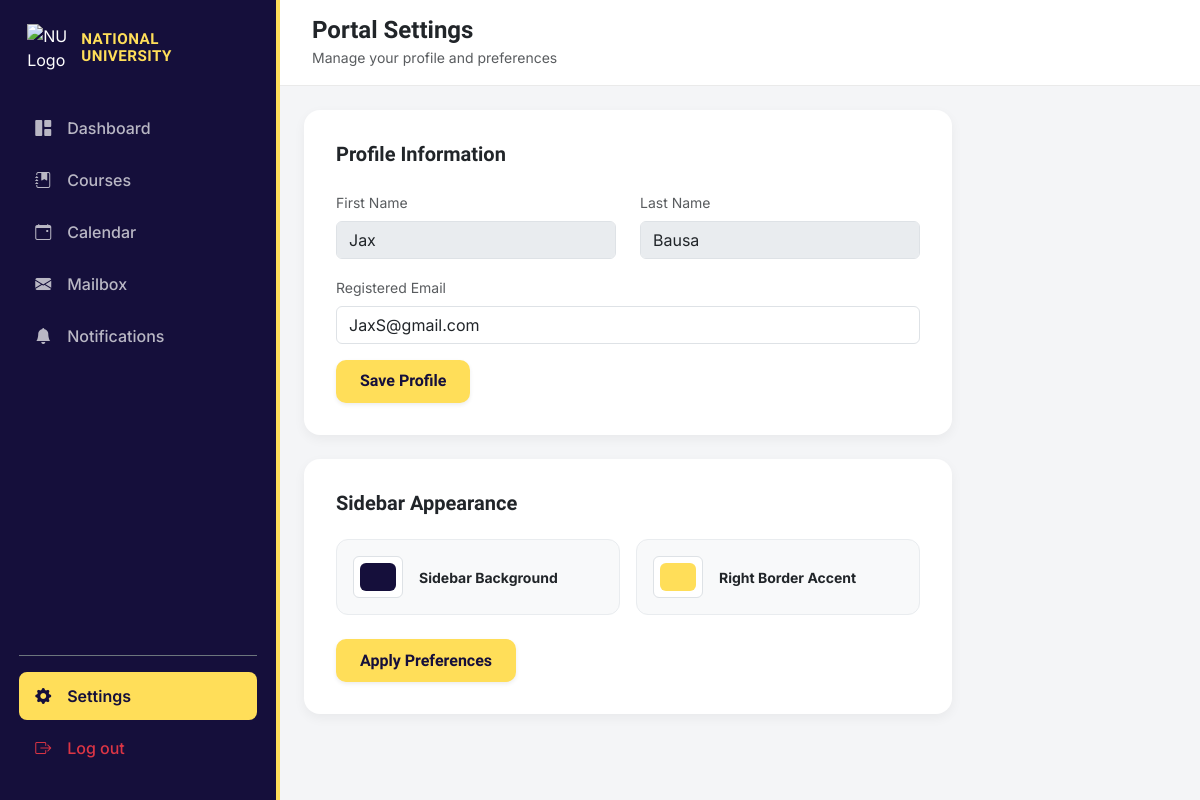
Page /settings (signed in) on the committed database.
### tables this page shows
CREATE TABLE users (
                id INTEGER PRIMARY KEY AUTOINCREMENT,
                firstname TEXT NOT NULL,
                lastname TEXT NOT NULL,
                email TEXT UNIQUE NOT NULL,
                password_hash TEXT NOT NULL,
                salt TEXT NOT NULL,
                role TEXT NOT NULL,
                gender TEXT,
                created_at TIMESTAMP DEFAULT CURRENT_TIMESTAMP
            );

### app.py (the view)
@app.route("/settings.html", methods=["GET", "POST"])
@app.route("/settings", methods=["GET", "POST"])
def settings():
    if "user_id" not in session: return redirect(url_for("login"))
    user_id = session["user_id"]
    with closing(get_connection()) as conn:
        cursor = conn.cursor()
        if request.method == "POST":
            cursor.execute("UPDATE users SET email = ? WHERE id = ?", (request.form.get("email"), user_id))
            conn.commit()
            flash("Profile updated successfully!", "success")
        cursor.execute("SELECT * FROM users WHERE id = ?", (user_id,))
        current_user = cursor.fetchone()
    return render_template("settings.html", user=current_user)

### db_models.py (called while the page is built)
def get_connection():
    if DATABASE_URL:
        import psycopg2
        import psycopg2.extras
        conn = psycopg2.connect(DATABASE_URL, cursor_factory=psycopg2.extras.DictCursor)
        return PostgresConnectionWrapper(conn)
    else:
        conn = sqlite3.connect("lms_mock.db")
        conn.row_factory = sqlite3.Row
        return conn

### templates/settings.html (shortened to what this page needs)
<!DOCTYPE html>
<html lang="en">
<head>
    <link href="https://cdn.jsdelivr.net/npm/bootstrap@5.3.0/dist/css/bootstrap.min.css" rel="stylesheet">
    <link rel="stylesheet" href="https://cdn.jsdelivr.net/npm/bootstrap-icons@1.11.0/font/bootstrap-icons.css">
</head>
<body>
<div class="app-wrapper">
    <div class="sidebar" id="sidebarElement">
        <div>
            <div class="sidebar-brand">
                <img src="https://dboqplvzu03z6.cloudfront.net/web/production/assets/contact-us-28ccf43265607ced3608c2c88d671ec8dbd210613cbb4042c0de3085f8c554f7.webp" alt="NU Logo">
                <div class="brand-text">NATIONAL<br>UNIVERSITY</div>
            </div>
            <div class="nav flex-column">
                <a href="{{ url_for('dashboard') }}" class="nav-link-custom"><i class="bi bi-grid-1x2-fill"></i> Dashboard</a>
                <a href="{{ url_for('courses') }}" class="nav-link-custom"><i class="bi bi-journal-bookmark-fill"></i> Courses</a>
                <a href="{{ url_for('calendar') }}" class="nav-link-custom"><i class="bi bi-calendar-event"></i> Calendar</a>
                <a href="{{ url_for('mailbox') }}" class="nav-link-custom"><i class="bi bi-envelope-fill"></i> Mailbox</a>
                <a href="{{ url_for('notifications') }}" class="nav-link-custom"><i class="bi bi-bell-fill"></i> Notifications</a>
            </div>
        </div>
        <div class="nav flex-column border-top border-secondary pt-3">
            <a href="{{ url_for('settings') }}" class="nav-link-custom active"><i class="bi bi-gear-fill"></i> Settings</a>
            <a href="{{ url_for('logout') }}" class="nav-link-custom text-danger"><i class="bi bi-box-arrow-right"></i> Log out</a>
        </div>
    </div>
    <div class="main-content">
        <div class="top-navbar">
            <div>
                <h4 class="main-title mb-0 text-dark">Portal Settings</h4>
                <small class="text-muted">Manage your profile and preferences</small>
            </div>
        </div>
        <div class="p-4">
            <div class="row g-4">
                <div class="col-md-9">
                    <div class="card-custom mb-4">
                        <h5 class="main-title fw-bold text-dark mb-4">Profile Information</h5>
                        <form action="{{ url_for('settings') }}" method="POST">
                            <div class="row mb-3">
                                <div class="col-md-6"><label class="form-label small text-muted">First Name</label><input type="text" class="form-control" value="{{ user.firstname }}" disabled></div>
                                <div class="col-md-6"><label class="form-label small text-muted">Last Name</label><input type="text" class="form-control" value="{{ user.lastname }}" disabled></div>
                            </div>
                            <div class="mb-3"><label class="form-label small text-muted">Registered Email</label><input type="email" name="email" class="form-control" value="{{ user.email }}"></div>
                            <button type="submit" class="btn btn-yellow shadow-sm">Save Profile</button>
                        </form>
                    </div>
                    <div class="card-custom">
                        <h5 class="main-title fw-bold text-dark mb-4">Sidebar Appearance</h5>
                        <div class="row g-3 mb-4">
                            <div class="col-md-6">
                                <div class="color-swatch-box">
                                    <input type="color" id="bgColorPicker" class="form-control form-control-color" value="#150f3b" style="width: 50px; height: 42px;">
                                    <div>
                                        <label class="form-label mb-0 fw-bold text-dark small">Sidebar Background</label>
                                    </div>
                                </div>
                            </div>
                            <div class="col-md-6">
                                <div class="color-swatch-box">
                                    <input type="color" id="borderColorPicker" class="form-control form-control-color" value="#ffde59" style="width: 50px; height: 42px;">
                                    <div>
                                        <label class="form-label mb-0 fw-bold text-dark small">Right Border Accent</label>
                                    </div>
                                </div>
                            </div>
                        </div>
                        <button type="button" class="btn btn-yellow shadow-sm" onclick="savePreferences()">Apply Preferences</button>
                    </div>
                </div>
            </div>
        </div>
    </div>
</div>
</body>
</html>

### templates/settings.html (style rules this page uses)
body { background-color: #f4f5f7; font-family: 'Inter', sans-serif; overflow-x: hidden; }
.app-wrapper { display: flex; height: 100vh; width: 100vw; }
.sidebar { width: 280px; background-color: var(--sidebar-bg, #150f3b); color: white; display: flex; flex-direction: column; justify-content: space-between; padding: 1.5rem 1.2rem; border-right-width: 4px; border-right-style: solid; border-right-color: var(--sidebar-border, #ffde59); }
.sidebar-brand { display: flex; align-items: center; gap: 12px; margin-bottom: 2rem; padding-left: 0.5rem; }
.sidebar-brand img { width: 42px; height: 48px; object-fit: contain; }
.brand-text { font-family: 'Gantari', sans-serif; font-weight: 700; font-size: 0.95rem; line-height: 1.1; color: #ffde59; letter-spacing: 0.5px; }
.nav-link-custom { display: flex; align-items: center; gap: 1rem; color: rgba(255,255,255,0.7); padding: 0.75rem 1rem; border-radius: 8px; text-decoration: none; font-weight: 500; margin-bottom: 0.25rem; transition: 0.2s; }
.nav-link-custom:hover, .nav-link-custom.active { background-color: #ffde59; color: #150f3b; font-weight: 600; }
.main-content { flex: 1; display: flex; flex-direction: column; overflow-y: auto; }
.top-navbar { background: white; padding: 1rem 2rem; display: flex; justify-content: space-between; align-items: center; border-bottom: 1px solid #eaeaea; }
.main-title { font-family: 'Gantari', sans-serif; font-weight: 700; }
.card-custom { background: white; border-radius: 16px; border: none; box-shadow: 0 4px 12px rgba(0,0,0,0.05); padding: 2rem; }
.btn-yellow { background-color: #ffde59; color: #150f3b; font-weight: 700; border: none; border-radius: 10px; padding: 0.6rem 1.5rem; font-family: 'Gantari', sans-serif; }
.color-swatch-box { display: flex; align-items: center; gap: 1rem; padding: 1rem; background: #f8f9fa; border-radius: 12px; border: 1px solid #e9ecef; }

### rows in the picture
users: firstname "Jax", lastname "Bausa", email "JaxS@gmail.com"
